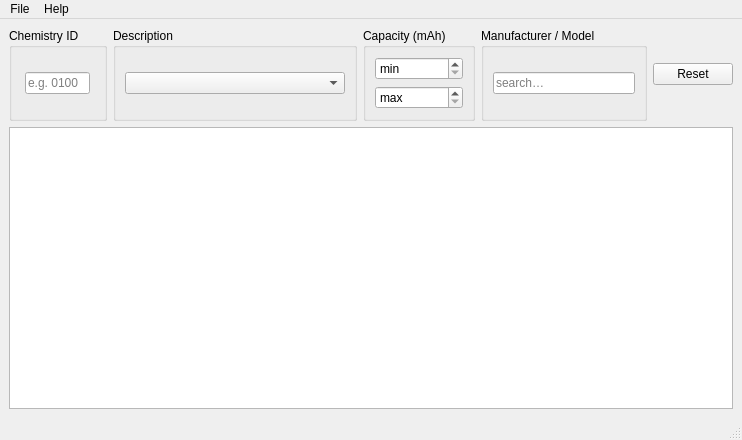
<?xml version="1.0" encoding="UTF-8"?>
<ui version="4.0">
 <class>MainWindow</class>
 <widget class="QMainWindow" name="MainWindow">
  <property name="geometry">
   <rect>
    <x>0</x>
    <y>0</y>
    <width>742</width>
    <height>440</height>
   </rect>
  </property>
  <property name="windowTitle">
   <string>Chem.ini Viewer</string>
  </property>
  <widget class="QWidget" name="centralwidget">
   <layout class="QVBoxLayout" name="verticalLayout_2">
    <item>
     <layout class="QHBoxLayout" name="horizontalLayout">
      <item>
       <widget class="QGroupBox" name="groupBox">
        <property name="title">
         <string>Chemistry ID</string>
        </property>
        <layout class="QGridLayout" name="gridLayout">
         <item row="0" column="0">
          <widget class="QLineEdit" name="chem_edit">
           <property name="sizePolicy">
            <sizepolicy hsizetype="Fixed" vsizetype="Fixed">
             <horstretch>0</horstretch>
             <verstretch>0</verstretch>
            </sizepolicy>
           </property>
           <property name="minimumSize">
            <size>
             <width>65</width>
             <height>0</height>
            </size>
           </property>
           <property name="maximumSize">
            <size>
             <width>65</width>
             <height>16777215</height>
            </size>
           </property>
           <property name="placeholderText">
            <string>e.g. 0100</string>
           </property>
          </widget>
         </item>
        </layout>
       </widget>
      </item>
      <item>
       <widget class="QGroupBox" name="groupBox_4">
        <property name="title">
         <string>Description</string>
        </property>
        <layout class="QGridLayout" name="gridLayout_3">
         <item row="0" column="0">
          <widget class="QComboBox" name="desc_combo">
           <property name="minimumSize">
            <size>
             <width>220</width>
             <height>0</height>
            </size>
           </property>
           <property name="maximumSize">
            <size>
             <width>220</width>
             <height>16777215</height>
            </size>
           </property>
          </widget>
         </item>
        </layout>
       </widget>
      </item>
      <item>
       <widget class="QGroupBox" name="groupBox_3">
        <property name="title">
         <string>Capacity (mAh)</string>
        </property>
        <layout class="QVBoxLayout" name="verticalLayout_3">
         <item>
          <widget class="QSpinBox" name="cap_min">
           <property name="specialValueText">
            <string>min</string>
           </property>
           <property name="maximum">
            <number>10000000</number>
           </property>
          </widget>
         </item>
         <item>
          <widget class="QSpinBox" name="cap_max">
           <property name="specialValueText">
            <string>max</string>
           </property>
           <property name="maximum">
            <number>10000000</number>
           </property>
          </widget>
         </item>
        </layout>
       </widget>
      </item>
      <item>
       <widget class="QGroupBox" name="groupBox_2">
        <property name="title">
         <string>Manufacturer / Model</string>
        </property>
        <layout class="QGridLayout" name="gridLayout_2">
         <item row="0" column="0">
          <widget class="QLineEdit" name="search_edit">
           <property name="placeholderText">
            <string>search…</string>
           </property>
          </widget>
         </item>
        </layout>
       </widget>
      </item>
      <item>
       <layout class="QVBoxLayout" name="verticalLayout">
        <item>
         <widget class="QPushButton" name="btn_reset">
          <property name="sizePolicy">
           <sizepolicy hsizetype="Maximum" vsizetype="Fixed">
            <horstretch>0</horstretch>
            <verstretch>0</verstretch>
           </sizepolicy>
          </property>
          <property name="text">
           <string>Reset</string>
          </property>
         </widget>
        </item>
       </layout>
      </item>
     </layout>
    </item>
    <item>
     <widget class="QTableView" name="tableView">
      <property name="alternatingRowColors">
       <bool>true</bool>
      </property>
      <property name="selectionBehavior">
       <enum>QAbstractItemView::SelectionBehavior::SelectRows</enum>
      </property>
      <property name="sortingEnabled">
       <bool>true</bool>
      </property>
      <attribute name="horizontalHeaderHighlightSections">
       <bool>false</bool>
      </attribute>
      <attribute name="horizontalHeaderStretchLastSection">
       <bool>true</bool>
      </attribute>
      <attribute name="verticalHeaderVisible">
       <bool>false</bool>
      </attribute>
     </widget>
    </item>
   </layout>
  </widget>
  <widget class="QMenuBar" name="menubar">
   <property name="geometry">
    <rect>
     <x>0</x>
     <y>0</y>
     <width>742</width>
     <height>22</height>
    </rect>
   </property>
   <widget class="QMenu" name="menuFile">
    <property name="title">
     <string>File</string>
    </property>
    <addaction name="actionOpen"/>
   </widget>
   <widget class="QMenu" name="menuHelp">
    <property name="title">
     <string>Help</string>
    </property>
    <addaction name="actionAbout"/>
   </widget>
   <addaction name="menuFile"/>
   <addaction name="menuHelp"/>
  </widget>
  <widget class="QStatusBar" name="statusbar"/>
  <action name="actionOpen">
   <property name="text">
    <string>Open</string>
   </property>
  </action>
  <action name="actionExpand_All">
   <property name="text">
    <string>Expand All</string>
   </property>
  </action>
  <action name="actionCollapse_All">
   <property name="text">
    <string>Collapse All</string>
   </property>
  </action>
  <action name="actionAbout">
   <property name="text">
    <string>About</string>
   </property>
  </action>
 </widget>
 <resources/>
 <connections/>
</ui>
